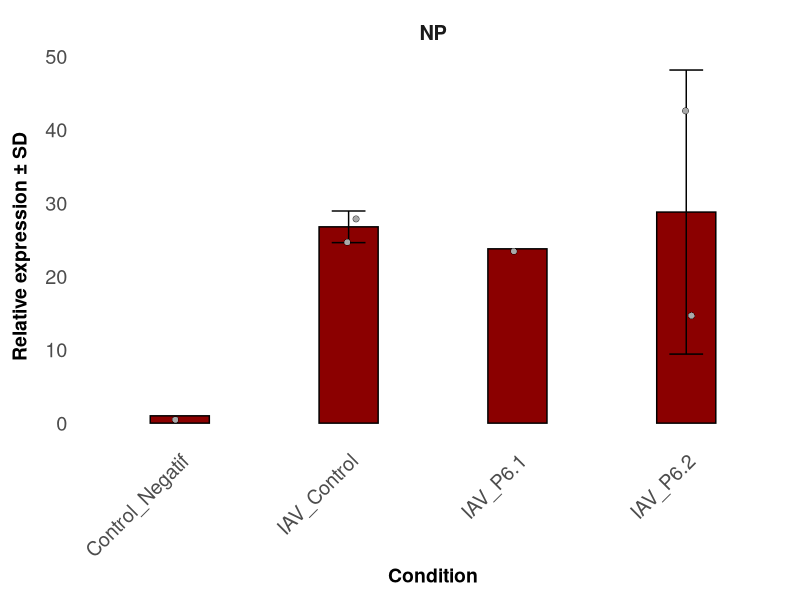

Source code (R):
## --- SETUP ---

# Working directory
getwd()
setwd("./rawdata/")

# read arg



# Libraries
library(dplyr)
library(tidyr)
library(ggplot2)
library(ggpubr)
library(car)

# Theme/style perso graphique
theme_unique_art <- function (base_size = 18, base_family = "") {
  theme_minimal(base_size = base_size, base_family = base_family) +
    theme(
      text = element_text(colour = "black"),
      title = element_text(face = "bold"),
      axis.title = element_text(face = "bold"),
      axis.title.y = element_text(margin = margin(r = 10)),
      legend.position = "none",
      panel.grid.major = element_line(color = "white"),
      panel.grid.minor = element_blank(),
      strip.text = element_text(face = "bold"),
      plot.background = element_rect(fill = "white", colour = NA)
    )
}

# Options utilisation
control_sample <- "Control"
target_gene <- "NP"  # Modifier si besoin
#targets_to_exclude <- c("5h si6.1", "5h si6.2", "8h si6.1", "8h si6.2", "12h si6.1", "12h si6.2", "24h si6.1", "24h si6.2")
#targets_to_exclude <- c("Negative 8.1", "Negative 8.2", "RIG-I Control", "RIG-I 8.1", "RIG-I 8.2")
#targets_to_exclude <- c("Negative 8.1", "Negative 8.2", "cGAS Control", "cGAS 8.1", "cGAS 8.2")
targets_to_exclude <- c("")


## Importer données et nettoyage pour analyse

# lecture CSV (csv2 car format numbers français (,))
tableau <- read.csv2("Infection.csv")

# On garde GAPDH (ménage) et gene target (variable optionnelle)
tableau <- tableau %>% filter(X %in% c("Target Name", "GAPDH", target_gene))
colnames(tableau) <- tableau[1, ]
tableau <- tableau %>% filter(Well != "Well")
tableau <- tableau %>% filter(grepl("", `Sample Name`))

# Sélection de colonnes à analyser
tableauCT <- tableau %>% select("Sample Name", "Target Name", "Cт")
colnames(tableauCT) <- c("Sample", "Target", "CT")

# Variable tableauCT pour calcul Rq inside
tableauCT$CT <- gsub(",", ".", tableauCT$CT)
tableauCT$CT <- as.numeric(tableauCT$CT)

# Exclusion de taget_to_exclude (sinon peut avoir problème si pas assez de sample)
if (length(targets_to_exclude) > 0) {
  tableauCT <- tableauCT %>% filter(!(Sample %in% targets_to_exclude))
}

# Pivoter la table  et supprimer les NTC (s'il y en a)
tableauCTcast <- tableauCT %>% pivot_wider(names_from = Target, values_from = CT, values_fn = list)
tableauCTcast <- tableauCTcast %>% unnest(cols = everything()) %>% filter(Sample != "NTC")

# Calcul ∆CT, ∆∆CT, Rq
tableauCTmelt <- tableauCTcast %>% pivot_longer(cols = all_of(target_gene))
tableauCTmelt$DCT <- tableauCTmelt$value - tableauCTmelt$GAPDH
ref_target_gene <- as.numeric(tableauCTmelt[1, "DCT"])
tableauCTmelt$DDCT <- tableauCTmelt$DCT - ref_target_gene
tableauCTmelt$Rq <- 2^(-tableauCTmelt$DDCT)

# Résumé pour barplot (Regarder vidéo des ggPlots)
tableaueasy <- tableauCTmelt %>% select(Sample, name, Rq) %>% filter(!is.na(Sample), !is.na(Rq))
tableaueasy$Sample <- factor(tableaueasy$Sample, levels = unique(tableaueasy$Sample))
tableauPlot <- tableaueasy %>% group_by(Sample, name) %>% summarise(mean = mean(Rq), sd = sd(Rq), .groups = "drop")


## PARTIE STATS (Test si ANOVA possible)
anova_model <- aov(Rq ~ Sample, data = tableaueasy)
levene_res <- leveneTest(Rq ~ Sample, data = tableaueasy)
shapiro_res <- shapiro.test(residuals(anova_model))

text_signif <- ""

if (levene_res$`Pr(>F)`[1] > 0.05 && shapiro_res$p.value > 0.05) {
  message("ANOVA valide : ANOVA + Test de Tukey")
  
  tukey_res <- TukeyHSD(anova_model)
  pvals_df <- as.data.frame(tukey_res$Sample)
  pvals_df$comparison <- rownames(pvals_df)
  
  pvals_df <- pvals_df %>%
    mutate(group1 = sub("-.*", "", comparison),
           group2 = sub(".*-", "", comparison)) %>%
    filter(group1 == control_sample | group2 == control_sample) %>%
    filter(`p adj` < 0.05) %>%
    mutate(condition = ifelse(group1 == control_sample, group2, group1),
           p.signif = case_when(
             `p adj` <= 0.0001 ~ "****",
             `p adj` <= 0.001 ~ "***",
             `p adj` <= 0.01 ~ "**",
             `p adj` <= 0.05 ~ "*"
           ))
  
  text_signif <- ifelse(nrow(pvals_df) > 0, "Significatif", "Pas de différence significative")
  
  if (nrow(pvals_df) > 0) {
    pvals_df$condition <- factor(pvals_df$condition, levels = levels(tableaueasy$Sample))
    pvals_df$name <- unique(tableaueasy$name)[1]
    
    max_vals <- tableauPlot %>% group_by(Sample) %>%
      summarise(y.max = max(mean + sd), .groups = "drop")
    
    pvals_df <- pvals_df %>%
      left_join(max_vals, by = c("condition" = "Sample")) %>%
      mutate(y.position = y.max + 0.3)
  }
  
tableauPlot <- tableauPlot[!is.na(tableauPlot$mean), ]
  
  
  p <- ggplot(tableauPlot, aes(x = Sample, y = mean)) +
    geom_bar(stat = "identity", fill = "darkred", color = "black", width = 0.35) +
    geom_errorbar(aes(ymin = mean - sd, ymax = mean + sd), width = 0.2) +
    geom_point(data = tableaueasy, aes(x = Sample, y = Rq),
               inherit.aes = FALSE,
               position = position_jitter(width = 0.05),
               shape = 21, fill = "darkgray", color = "black", size = 2, stroke = 0.2) +
    facet_grid(~name) +
    (if (exists("pvals_df") && nrow(pvals_df) > 0)
      geom_text(data = pvals_df, aes(x = condition, y = y.position, label = p.signif),
                inherit.aes = FALSE, size = 6, fontface = "bold", vjust = 0)
     else NULL) +
    labs(y = "Relative expression ± SD", x = "Condition") +
    theme_unique_art() +
    theme(
      axis.text.x = element_text(angle = 45, hjust = 1),  # << C'est cette ligne qui change l'angle
      axis.title.x = element_text(size = 14),
      axis.title.y = element_text(size = 14)
    )
  
  print(p)
  
} else {
  message("ANOVA invalide : Test de Wilcoxon")
  
  autres_conditions <- setdiff(levels(tableaueasy$Sample), control_sample)
  wilcox_results <- data.frame(condition = character(), p.value = numeric())
  
    for (cond in autres_conditions) {
      sub_data <- tableaueasy %>% filter(Sample %in% c(control_sample, cond))
      
      # Vérifie que deux niveaux sont bien présents
      if (length(unique(sub_data$Sample)) == 2 && all(table(sub_data$Sample) >= 1)) {
        test <- wilcox.test(Rq ~ Sample, data = sub_data)
        wilcox_results <- rbind(wilcox_results, data.frame(condition = cond, p.value = test$p.value))
      } else {
        message(paste("⚠️ Condition ignorée (pas 2 niveaux) :", cond))
      }
    }
    
  
  wilcox_results <- wilcox_results %>%
    mutate(signif = case_when(
      p.value <= 0.0001 ~ "****",
      p.value <= 0.001 ~ "***",
      p.value <= 0.01 ~ "**",
      p.value <= 0.05 ~ "*",
      TRUE ~ "ns"
    ))
  
  text_signif <- ifelse(any(wilcox_results$p.value < 0.05), "Significatif", "Pas de différence significative")
  
  max_vals <- tableauPlot %>%
    group_by(Sample) %>%
    summarise(y.max = max(mean + sd, na.rm = TRUE), .groups = "drop")
  
  annotations <- wilcox_results %>%
    filter(signif != "ns") %>%
    mutate(y.position = max_vals$y.max[match(condition, max_vals$Sample)] + 0.3,
           name = unique(tableaueasy$name)[1])
  
  p <- ggplot(tableauPlot, aes(x = Sample, y = mean)) +
    geom_bar(stat = "identity", fill = "darkred", color = "black", width = 0.35) +
    geom_errorbar(aes(ymin = mean - sd, ymax = mean + sd), width = 0.2) +
    geom_point(data = tableaueasy, aes(x = Sample, y = Rq),
               inherit.aes = FALSE,
               position = position_jitter(width = 0.05),
               shape = 21, fill = "darkgray", color = "black", size = 2, stroke = 0.2) +
    facet_grid(~name) +
    (if (exists("annotations") && nrow(annotations) > 0)
      geom_text(data = annotations, aes(x = condition, y = y.position, label = signif),
                inherit.aes = FALSE, size = 6, fontface = "bold", vjust = 0)
     else NULL) +
    labs(y = "Relative expression ± SD", x = "Condition") +
    theme_unique_art() +
    theme(
      axis.text.x = element_text(angle = 45, hjust = 1),  # << C'est cette ligne qui change l'angle
      axis.title.x = element_text(size = 14),
      axis.title.y = element_text(size = 14)
    )
  print(p)
}


#ggsave("Timedep 12h PARP8.png", plot = p, width = 8, height = 6, dpi = 600)



